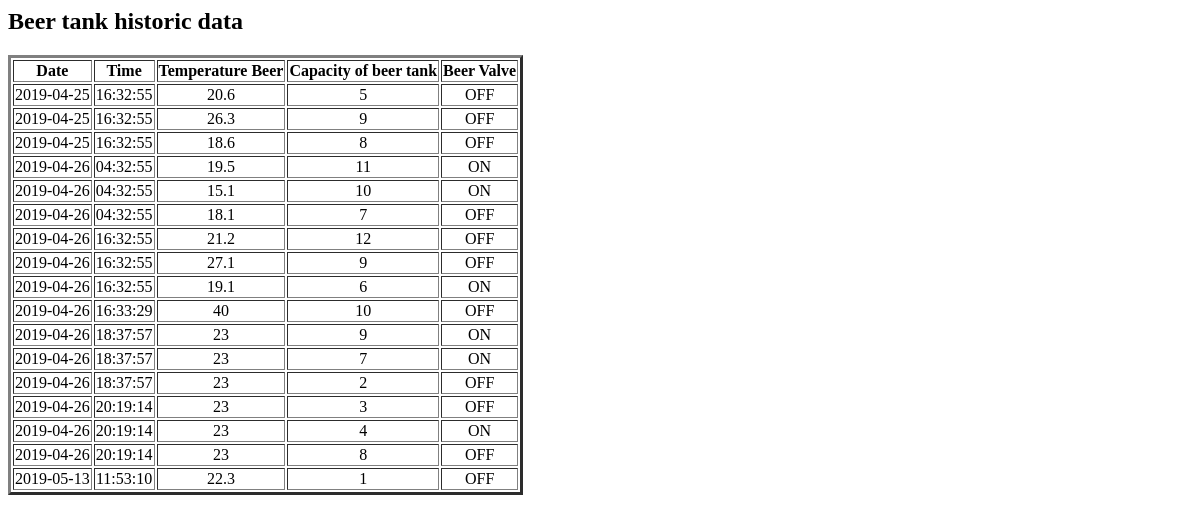
The app's page /btank, older data.
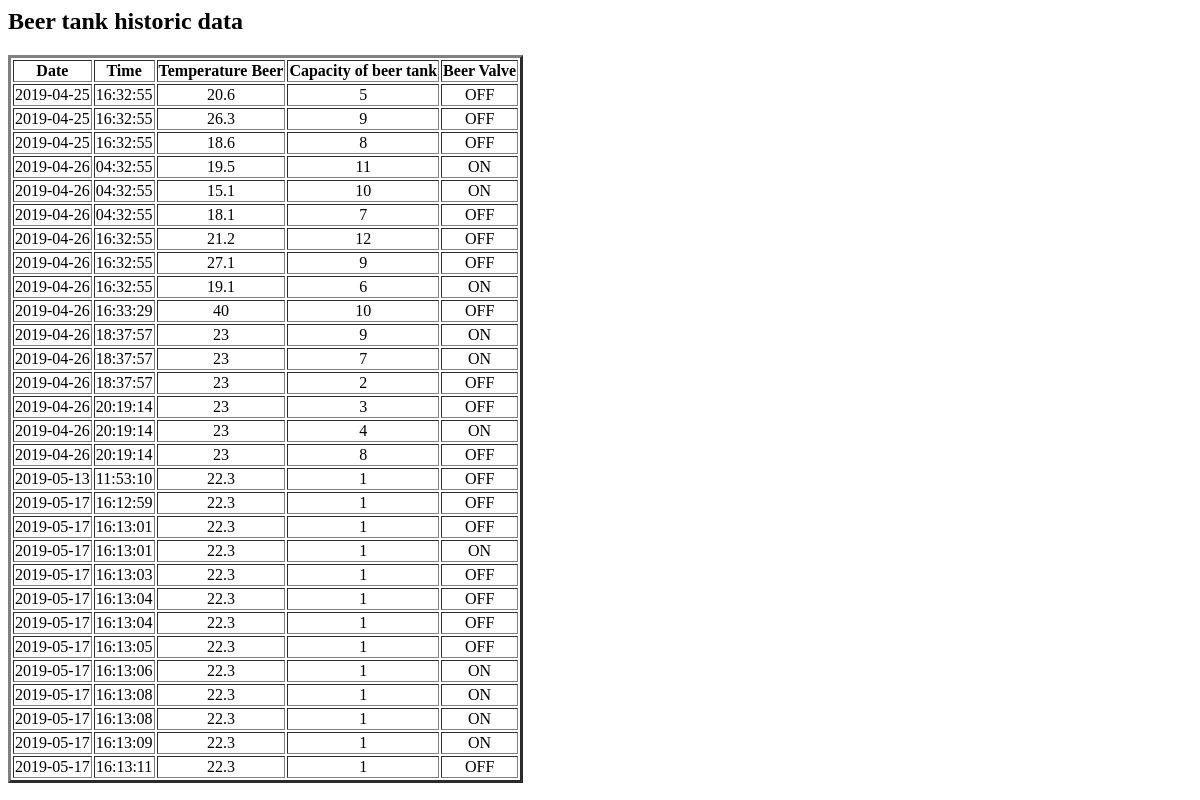
The same page, newer data.
### tables this page shows
CREATE TABLE "sensors" (
	`tdate`	DATE,
	`ttime`	TIME,
	`tempferm`	NUMERIC,
	`tempbeer`	NUMERIC,
	`capferm`	NUMERIC,
	`capbeer`	NUMERIC,
	`mixer`	TEXT,
	`heater`	TEXT,
	`valferm`	TEXT,
	`valbeer`	TEXT
);

### selec_temps.py (the view)
@app.route('/btank')
def Taula_beer():
	conn = sqlite3.connect('lleidabeer.db')
	print("Opened database successfully")
	llista =[]
	cursor = conn.execute("SELECT tdate,ttime,tempbeer,capbeer,valbeer from sensors")
	for row in cursor:
	   llista.append(row)
	print("Operation done successfully")
	conn.close()
	return  render_template("beerhistoric.html",llista=llista)

### templates/beerhistoric.html (shortened to what this page needs)
<html>
  <head>
  </head>
  <body>
    <h2>Beer tank historic data</h2>
    <table border="3">
      <tr align="center">
	<th>Date</th>
	<th>Time</th>
	<th>Temperature Beer</th>
	<th>Capacity of beer tank</th>
	<th>Beer Valve</th>
      </tr>
	{% for row in llista %}
          <tr align="center">
	  {% for cell in row %}
	    <td> {{cell}} </td>
	  {% endfor %}
	  </tr>
	{% endfor %}
    </table>
  </body>
</html>

Row changes from the older to the newer data that the page shows:
added sensors: tdate "2019-05-17", ttime "16:12:59", tempbeer "22.3", row "1", valbeer "OFF"
added sensors: tdate "2019-05-17", ttime "16:13:01", tempbeer "22.3", row "1", valbeer "OFF"
added sensors: tdate "2019-05-17", ttime "16:13:01", tempbeer "22.3", row "1", valbeer "ON"
added sensors: tdate "2019-05-17", ttime "16:13:03", tempbeer "22.3", row "1", valbeer "OFF"
added sensors: tdate "2019-05-17", ttime "16:13:04", tempbeer "22.3", row "1", valbeer "OFF"
added sensors: tdate "2019-05-17", ttime "16:13:04", tempbeer "22.3", row "1", valbeer "OFF"
added sensors: tdate "2019-05-17", ttime "16:13:05", tempbeer "22.3", row "1", valbeer "OFF"
added sensors: tdate "2019-05-17", ttime "16:13:06", tempbeer "22.3", row "1", valbeer "ON"
added sensors: tdate "2019-05-17", ttime "16:13:08", tempbeer "22.3", row "1", valbeer "ON"
added sensors: tdate "2019-05-17", ttime "16:13:08", tempbeer "22.3", row "1", valbeer "ON"
added sensors: tdate "2019-05-17", ttime "16:13:09", tempbeer "22.3", row "1", valbeer "ON"
added sensors: tdate "2019-05-17", ttime "16:13:11", tempbeer "22.3", row "1", valbeer "OFF"
